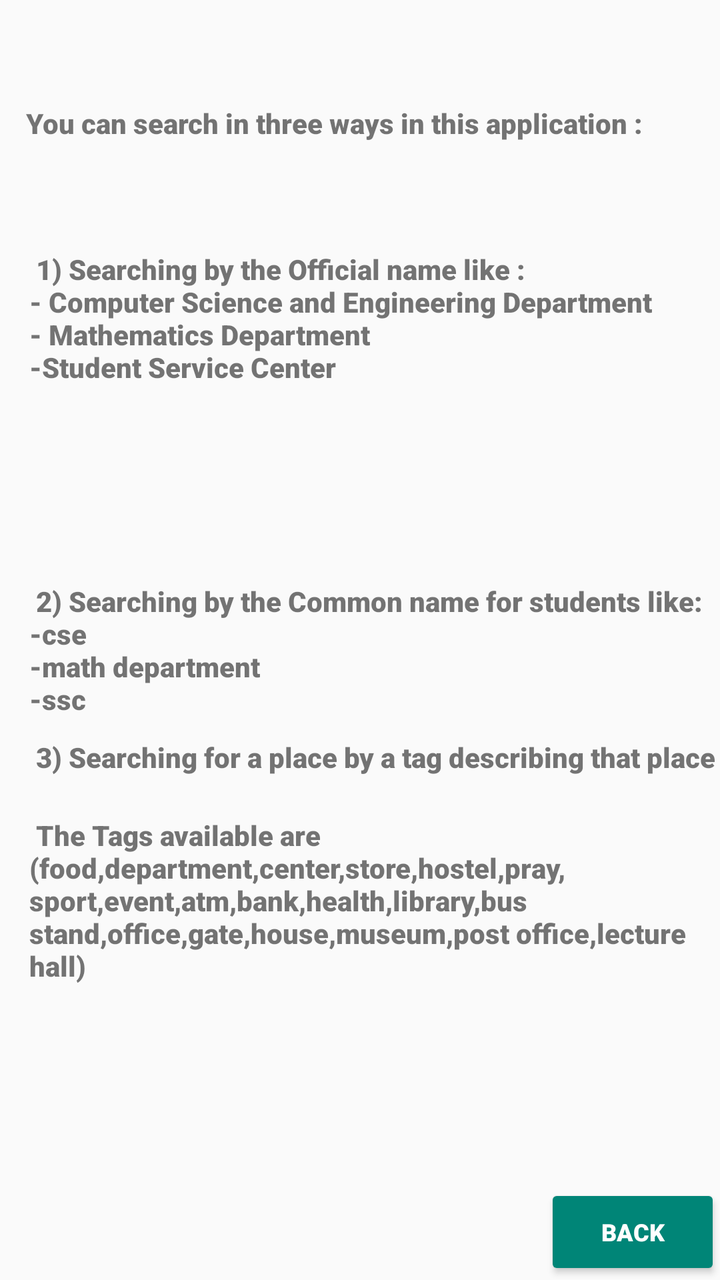
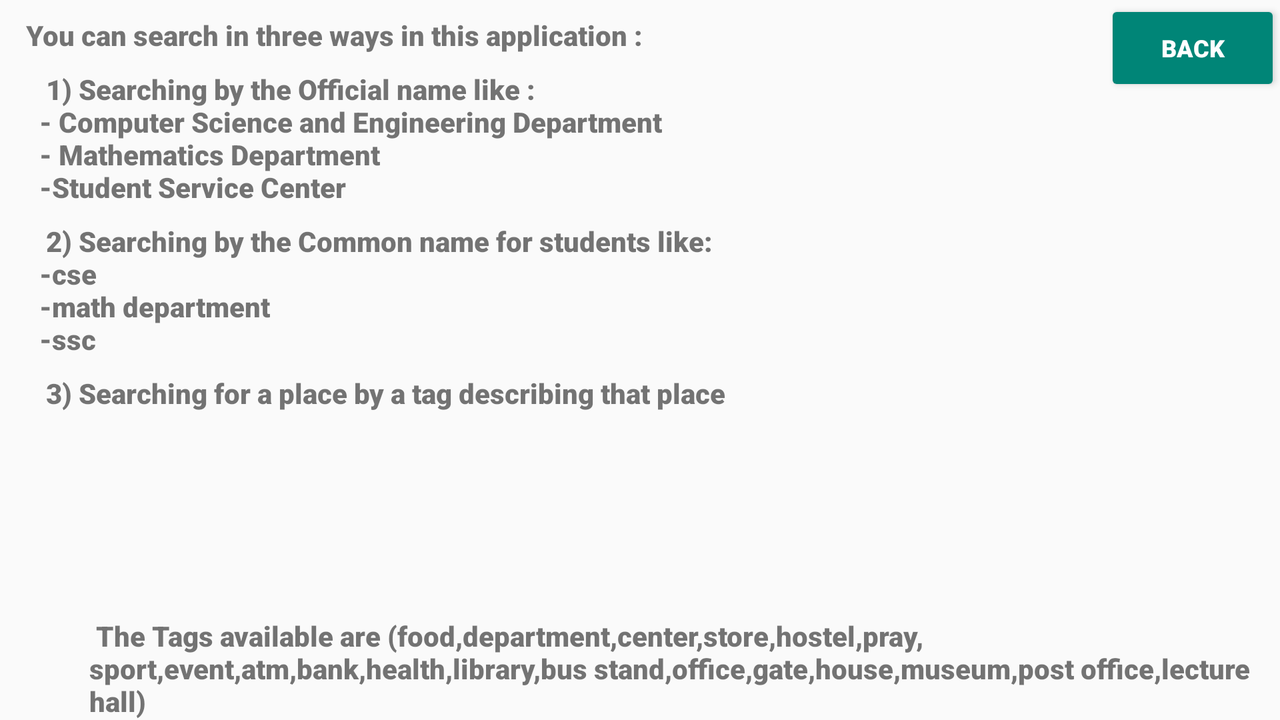

The same Android screen from two of the app's own layout files: first res/layout/ as a phone draws it, then the repository's variant for another configuration, drawn on a device whose configuration selects that folder. Both files follow.
<!-- AndroidManifest.xml: application theme AppTheme -->
<!-- res/layout/activity_searchhelp.xml -->
<RelativeLayout xmlns:android="http://schemas.android.com/apk/res/android"
    xmlns:tools="http://schemas.android.com/tools" android:layout_width="match_parent"
    android:layout_height="match_parent" android:paddingLeft="@dimen/activity_horizontal_margin"
    android:paddingRight="@dimen/activity_horizontal_margin"
    android:paddingTop="@dimen/activity_vertical_margin"
    android:paddingBottom="@dimen/activity_vertical_margin"
    tools:context="com.amjadmajed.uetmappy.SearchHelpActivity" >

    <TextView
        android:layout_width="wrap_content"
        android:layout_height="wrap_content"
        android:text="@string/searchHelpTextView1"
        android:id="@+id/searchhelpTextView1"
        android:gravity="left"
        android:fontFamily="@string/fontFamily__roboto_black"
        android:paddingTop="10dp"
        android:paddingLeft="10dp"
        android:layout_alignParentTop="true"
        android:layout_alignLeft="@+id/searchhelpTextView2"
        android:layout_alignStart="@+id/searchhelpTextView2"
        android:layout_marginTop="42dp" />

    <TextView
        android:layout_width="wrap_content"
        android:layout_height="wrap_content"
        android:text="@string/searchHelpTextView2"
        android:id="@+id/searchhelpTextView2"
        android:gravity="left"
        android:fontFamily="@string/fontFamily__roboto_black"
        android:paddingTop="10dp"
        android:paddingLeft="15dp"
        android:layout_below="@+id/searchhelpTextView1"
        android:layout_alignParentLeft="true"
        android:layout_alignParentStart="true"
        android:layout_marginTop="44dp" />

    <TextView
        android:layout_width="wrap_content"
        android:layout_height="wrap_content"
        android:text="@string/searchHelpTextView3"
        android:id="@+id/searchhelpTextView3"
        android:gravity="left"
        android:fontFamily="@string/fontFamily__roboto_black"
        android:paddingTop="10dp"
        android:paddingLeft="15dp"
        android:layout_centerVertical="true"
        android:layout_alignParentLeft="true"
        android:layout_alignParentStart="true" />

    <TextView
        android:layout_width="wrap_content"
        android:layout_height="wrap_content"
        android:text="@string/searchHelpTextView4"
        android:id="@+id/searchhelpTextView4"
        android:gravity="left"
        android:fontFamily="@string/fontFamily__roboto_black"
        android:paddingTop="10dp"
        android:paddingLeft="15dp"
        android:layout_below="@+id/searchhelpTextView3"
        android:layout_alignParentRight="true"
        android:layout_alignParentEnd="true" />

    <TextView
        android:layout_width="wrap_content"
        android:layout_height="wrap_content"
        android:text="@string/searchHelpTextView5"
        android:id="@+id/searchhelpTextView5"
        android:gravity="left"
        android:fontFamily="@string/fontFamily__roboto_black"
        android:paddingTop="20dp"
        android:paddingLeft="15dp"
        android:layout_below="@+id/searchhelpTextView4"
        android:layout_alignParentRight="true"
        android:layout_alignParentEnd="true" />


    <Button
        android:layout_width="wrap_content"
        android:layout_height="wrap_content"
        android:id="@+id/goSearchHelpButton1"
        android:text="@string/searchHelpButton1"
        style="@style/Base.Widget.AppCompat.Button.Colored"
        android:fontFamily="@string/fontFamily__roboto_black"
        android:textSize="12dp"
        android:layout_alignParentBottom="true"
        android:layout_alignParentRight="true"
        android:layout_alignParentEnd="true" />

</RelativeLayout>
<!-- resources referenced by this layout -->
<resources>
  <string name="fontFamily__roboto_black">sans-serif-black</string>
  <string name="searchHelpButton1">" Back "</string>
  
      // About Activity
      // Search Help Activity
  <string name="searchHelpTextView1">" You can search in three ways in this application :"</string>
  <string name="searchHelpTextView2">" 1) Searching by the Official name like :\n- Computer Science and Engineering Department\n- Mathematics Department\n-Student Service Center "</string>
  <string name="searchHelpTextView3">" 2) Searching by the Common name for students like:\n-cse\n-math department\n-ssc "</string>
  <string name="searchHelpTextView4">" 3) Searching for a place by a tag describing that place "</string>
  <string name="searchHelpTextView5">" The Tags available are (food,department,center,store,hostel,pray,\nsport,event,atm,bank,health,library,bus stand,office,gate,house,museum,post office,lecture hall) "</string>
  <style name="AppTheme" parent="Theme.AppCompat.Light.DarkActionBar">
          
      </style>
</resources>
<!-- res/layout-land/activity_searchhelp.xml (the repository's variant of the layout above) -->
<!-- drawn on the phone turned sideways -->
<RelativeLayout xmlns:android="http://schemas.android.com/apk/res/android"
    xmlns:tools="http://schemas.android.com/tools" android:layout_width="match_parent"
    android:layout_height="match_parent" android:paddingLeft="@dimen/activity_horizontal_margin"
    android:paddingRight="@dimen/activity_horizontal_margin"
    android:paddingTop="@dimen/activity_vertical_margin"
    android:paddingBottom="@dimen/activity_vertical_margin"
    tools:context="com.amjadmajed.uetmappy.SearchHelpActivity">

    <TextView
        android:layout_width="wrap_content"
        android:layout_height="wrap_content"
        android:text="@string/searchHelpTextView1"
        android:id="@+id/searchhelpTextView1"
        android:gravity="left"
        android:fontFamily="@string/fontFamily__roboto_black"
        android:paddingTop="8dp"
        android:paddingLeft="10dp"
        android:layout_alignParentTop="true"
        android:layout_alignParentLeft="true"
        android:layout_alignParentStart="true" />

    <TextView
        android:layout_width="wrap_content"
        android:layout_height="wrap_content"
        android:text="@string/searchHelpTextView2"
        android:id="@+id/searchhelpTextView2"
        android:gravity="left"
        android:fontFamily="@string/fontFamily__roboto_black"
        android:paddingTop="8dp"
        android:paddingLeft="20dp"
        android:layout_below="@+id/searchhelpTextView1"
        android:layout_alignLeft="@+id/searchhelpTextView1"
        android:layout_alignStart="@+id/searchhelpTextView1" />

    <TextView
        android:layout_width="wrap_content"
        android:layout_height="wrap_content"
        android:text="@string/searchHelpTextView3"
        android:id="@+id/searchhelpTextView3"
        android:gravity="left"
        android:fontFamily="@string/fontFamily__roboto_black"
        android:paddingTop="8dp"
        android:paddingLeft="20dp"
        android:layout_below="@+id/searchhelpTextView2"
        android:layout_alignLeft="@+id/searchhelpTextView4"
        android:layout_alignStart="@+id/searchhelpTextView4" />

    <TextView
        android:layout_width="wrap_content"
        android:layout_height="wrap_content"
        android:text="@string/searchHelpTextView4"
        android:id="@+id/searchhelpTextView4"
        android:gravity="left"
        android:fontFamily="@string/fontFamily__roboto_black"
        android:paddingTop="8dp"
        android:paddingLeft="20dp"
        android:layout_below="@+id/searchhelpTextView3"
        android:layout_alignLeft="@+id/searchhelpTextView5"
        android:layout_alignStart="@+id/searchhelpTextView5" />

    <TextView
        android:layout_width="wrap_content"
        android:layout_height="wrap_content"
        android:text="@string/searchHelpTextView5"
        android:id="@+id/searchhelpTextView5"
        android:gravity="left"
        android:fontFamily="@string/fontFamily__roboto_black"
        android:paddingTop="20dp"
        android:paddingLeft="45dp"
        android:layout_alignParentBottom="true"
        android:layout_alignLeft="@+id/searchhelpTextView2"
        android:layout_alignStart="@+id/searchhelpTextView2" />



    <Button
        android:layout_width="wrap_content"
        android:layout_height="wrap_content"
        android:id="@+id/goSearchHelpButton1"
        android:text="@string/searchHelpButton1"
        style="@style/Base.Widget.AppCompat.Button.Colored"
        android:fontFamily="@string/fontFamily__roboto_black"
        android:textSize="12dp"
        android:layout_alignTop="@+id/searchhelpTextView1"
        android:layout_alignRight="@+id/searchhelpTextView5"
        android:layout_alignEnd="@+id/searchhelpTextView5" />

</RelativeLayout>
